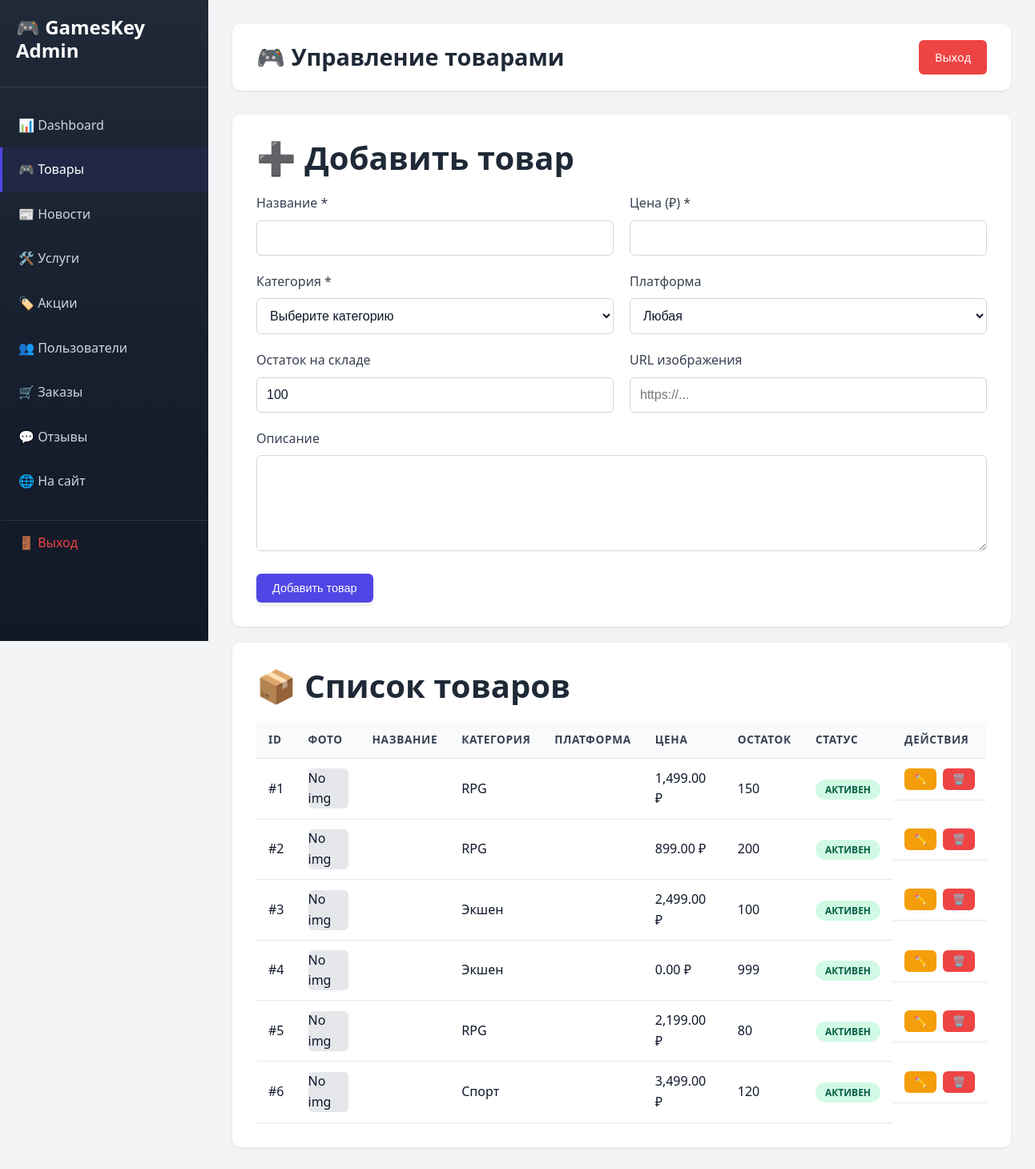
/admin/products.php (signed in), run on the app's committed database.
### tables this page shows
CREATE TABLE products (
    id INT AUTO_INCREMENT PRIMARY KEY,
    title VARCHAR(255) NOT NULL,
    slug VARCHAR(255) UNIQUE NOT NULL,
    description TEXT NOT NULL,
    short_description VARCHAR(500),
    category_id INT,
    platform_id INT,
    price DECIMAL(10, 2) NOT NULL,
    old_price DECIMAL(10, 2) NULL,
    discount_percent INT DEFAULT 0,
    image VARCHAR(255) NOT NULL,
    gallery JSON,
    stock INT DEFAULT 0,
    is_available BOOLEAN DEFAULT TRUE,
    is_popular BOOLEAN DEFAULT FALSE,
    is_featured BOOLEAN DEFAULT FALSE,
    views INT DEFAULT 0,
    rating DECIMAL(3, 2) DEFAULT 0.00,
    release_date DATE,
    developer VARCHAR(255),
    publisher VARCHAR(255),
    system_requirements JSON,
    created_at TIMESTAMP DEFAULT CURRENT_TIMESTAMP,
    updated_at TIMESTAMP DEFAULT CURRENT_TIMESTAMP ON UPDATE CURRENT_TIMESTAMP,
    FOREIGN KEY (category_id) REFERENCES categories(id) ON DELETE SET NULL,
    FOREIGN KEY (platform_id) REFERENCES platforms(id) ON DELETE SET NULL,
    INDEX idx_popular (is_popular),
    INDEX idx_featured (is_featured),
    INDEX idx_price (price),
    INDEX idx_rating (rating)
);

CREATE TABLE categories (
    id INT AUTO_INCREMENT PRIMARY KEY,
    name VARCHAR(100) NOT NULL,
    slug VARCHAR(100) UNIQUE NOT NULL,
    description TEXT,
    icon VARCHAR(255),
    created_at TIMESTAMP DEFAULT CURRENT_TIMESTAMP
);

### admin/products.php (the view, shortened to what this page needs)
<?php
require_once '../config.php';
$stmt = $pdo->query("SELECT p.*, c.name as category_name FROM products p
                     LEFT JOIN categories c ON p.category_id = c.id
                     ORDER BY p.created_at DESC");
$products = $stmt->fetchAll();
?>
<!DOCTYPE html>
<html lang="ru">
<head>
    <link rel="stylesheet" href="../style.css">
    <link rel="stylesheet" href="admin-style.css">
</head>
<body class="admin-body">
    <div class="admin-container">
        <?php include 'includes/sidebar.php'; ?>
        <main class="admin-main">
            <header class="admin-header">
                <h1>🎮 Управление товарами</h1>
                <div class="admin-user-info">
                    <a href="../logout.php" class="btn btn-danger">Выход</a>
                </div>
            </header>
            <div class="admin-form">
                <h2>➕ Добавить товар</h2>
                <form method="POST">
                    <div class="form-row">
                        <div class="form-group">
                            <label>Название *</label>
                            <input type="text" name="name" required>
                        </div>
                        <div class="form-group">
                            <label>Цена (₽) *</label>
                            <input type="number" name="price" step="0.01" min="0" required>
                        </div>
                    </div>
                    <div class="form-row">
                        <div class="form-group">
                            <label>Категория *</label>
                            <select name="category_id" required>
                                <option value="">Выберите категорию</option>
                            </select>
                        </div>
                        <div class="form-group">
                            <label>Платформа</label>
                            <select name="platform">
                                <option value="">Любая</option>
                            </select>
                        </div>
                    </div>
                    <div class="form-row">
                        <div class="form-group">
                            <label>Остаток на складе</label>
                            <input type="number" name="stock" value="100" min="0">
                        </div>
                        <div class="form-group">
                            <label>URL изображения</label>
                            <input type="url" name="image_url" placeholder="https://...">
                        </div>
                    </div>
                    <div class="form-group">
                        <label>Описание</label>
                        <textarea name="description" rows="4"></textarea>
                    </div>
                    <button type="submit" class="btn btn-primary">Добавить товар</button>
                </form>
            </div>
            <div class="admin-form">
                <h2>📦 Список товаров</h2>
                <table class="admin-table">
                    <thead>
                        <tr>
                            <th>ID</th>
                            <th>Фото</th>
                            <th>Название</th>
                            <th>Категория</th>
                            <th>Платформа</th>
                            <th>Цена</th>
                            <th>Остаток</th>
                            <th>Статус</th>
                            <th>Действия</th>
                        </tr>
                    </thead>
                    <tbody>
                        <?php foreach ($products as $product): ?>
                        <tr>
                            <td>#<?= $product['id'] ?></td>
                            <td>
                                <?php if ($product['image_url']): ?>
                                    <img src="<?= htmlspecialchars($product['image_url']) ?>" alt="" class="product-thumb">
                                <?php else: ?>
                                    <div class="product-thumb" style="background:#e5e7eb;display:flex;align-items:center;justify-content:center;">No img</div>
                                <?php endif; ?>
                            </td>
                            <td><?= htmlspecialchars($product['name']) ?></td>
                            <td><?= htmlspecialchars($product['category_name'] ?? 'Без категории') ?></td>
                            <td><?= htmlspecialchars($product['platform']) ?></td>
                            <td><?= number_format($product['price'], 2) ?> ₽</td>
                            <td><?= $product['stock'] ?></td>
                            <td>
                                <span class="status status-<?= $product['is_active'] ? 'completed' : 'cancelled' ?>">
                                    <?= $product['is_active'] ? 'Активен' : 'Неактивен' ?>
                                </span>
                            </td>
                            <td class="actions">
                                <button class="btn btn-sm btn-warning" onclick="editProduct(<?= htmlspecialchars(json_encode($product)) ?>)">✏️</button>
                                <form method="POST" style="display:inline;" onsubmit="return confirm('Удалить товар?')">
                                    <button type="submit" class="btn btn-sm btn-danger">🗑️</button>
                                </form>
                            </td>
                        </tr>
                        <?php endforeach; ?>
                    </tbody>
                </table>
            </div>
        </main>
    </div>
</body>
</html>

### admin/includes/sidebar.php
<nav class="admin-sidebar">
    <div class="admin-logo">
        <h2>🎮 GamesKey Admin</h2>
    </div>
    <ul class="admin-menu">
        <li>
            <a href="index.php" class="<?= basename($_SERVER['PHP_SELF']) == 'index.php' ? 'active' : '' ?>">
                📊 Dashboard
            </a>
        </li>
        <li>
            <a href="products.php" class="<?= basename($_SERVER['PHP_SELF']) == 'products.php' ? 'active' : '' ?>">
                🎮 Товары
            </a>
        </li>
        <li>
            <a href="news.php" class="<?= basename($_SERVER['PHP_SELF']) == 'news.php' ? 'active' : '' ?>">
                📰 Новости
            </a>
        </li>
        <li>
            <a href="services.php" class="<?= basename($_SERVER['PHP_SELF']) == 'services.php' ? 'active' : '' ?>">
                🛠️ Услуги
            </a>
        </li>
        <li>
            <a href="promotions.php" class="<?= basename($_SERVER['PHP_SELF']) == 'promotions.php' ? 'active' : '' ?>">
                🏷️ Акции
            </a>
        </li>
        <li>
            <a href="users.php" class="<?= basename($_SERVER['PHP_SELF']) == 'users.php' ? 'active' : '' ?>">
                👥 Пользователи
            </a>
        </li>
        <li>
            <a href="orders.php" class="<?= basename($_SERVER['PHP_SELF']) == 'orders.php' ? 'active' : '' ?>">
                🛒 Заказы
            </a>
        </li>
        <li>
            <a href="reviews.php" class="<?= basename($_SERVER['PHP_SELF']) == 'reviews.php' ? 'active' : '' ?>">
                💬 Отзывы
            </a>
        </li>
        <li>
            <a href="../index.php" target="_blank">
                🌐 На сайт
            </a>
        </li>
        <li>
            <a href="../logout.php" class="logout">
                🚪 Выход
            </a>
        </li>
    </ul>
</nav>

### style.css (style rules this page uses)
:root { --primary-color: #6366f1; --primary-dark: #4f46e5; --primary-light: #818cf8; --secondary-color: #ec4899; --accent-color: #f59e0b; --bg-primary: #ffffff; --bg-secondary: #f8fafc; --bg-tertiary: #f1f5f9; --bg-card: #ffffff; --text-primary: #0f172a; --text-secondary: #475569; --text-muted: #94a3b8; --border-color: #e2e8f0; --shadow-sm: 0 1px 2px 0 rgba(0, 0, 0, 0.05); --shadow-md: 0 4px 6px -1px rgba(0, 0, 0, 0.1); --shadow-lg: 0 10px 15px -3px rgba(0, 0, 0, 0.1); --shadow-xl: 0 20px 25px -5px rgba(0, 0, 0, 0.1); --success-color: #10b981; --warning-color: #f59e0b; --error-color: #ef4444; --info-color: #3b82f6; --gradient-primary: linear-gradient(135deg, #667eea 0%, #764ba2 100%); --gradient-secondary: linear-gradient(135deg, #f093fb 0%, #f5576c 100%); --gradient-gaming: linear-gradient(135deg, #4facfe 0%, #00f2fe 100%); }
* { margin: 0; padding: 0; box-sizing: border-box; }
html { scroll-behavior: smooth; font-size: 16px; }
body { font-family: 'Inter', -apple-system, BlinkMacSystemFont, 'Segoe UI', Roboto, sans-serif; background-color: var(--bg-primary); color: var(--text-primary); line-height: 1.6; transition: background-color 0.3s ease, color 0.3s ease; overflow-x: hidden; }
h1, h2, h3, h4, h5, h6 { font-weight: 700; line-height: 1.2; margin-bottom: 1rem; }
h1 { font-size: 3rem; }
h2 { font-size: 2.5rem; }
a { color: var(--primary-color); text-decoration: none; transition: color 0.3s ease; }
.btn { padding: 0.75rem 1.5rem; border-radius: 10px; border: none; font-weight: 600; cursor: pointer; transition: all 0.3s ease; display: inline-flex; align-items: center; justify-content: center; gap: 0.5rem; font-size: 1rem; text-align: center; }
.btn-primary { background: var(--gradient-primary); color: white; box-shadow: var(--shadow-md); }
.form-row { display: grid; grid-template-columns: 1fr 1fr; gap: 1rem; }
.form-group { margin-bottom: 1.5rem; }
.form-group label { display: block; margin-bottom: 0.5rem; font-weight: 600; color: var(--text-secondary); }
.form-group input, .form-group select, .form-group textarea { width: 100%; padding: 0.875rem 1rem; border: 2px solid var(--border-color); border-radius: 10px; background: var(--bg-primary); color: var(--text-primary); font-size: 1rem; transition: all 0.3s ease; }
.status-completed { background: #d1fae5; color: #059669; }

### data on the page
products: id "1", shows "No img", category.name "RPG", price "1,499.00", stock "150", is_active "АКТИВЕН"
products: id "2", shows "No img", category.name "RPG", price "899.00", stock "200", is_active "АКТИВЕН"
products: id "3", shows "No img", category.name "Экшен", price "2,499.00", stock "100", is_active "АКТИВЕН"
products: id "4", shows "No img", category.name "Экшен", price "0.00", stock "999", is_active "АКТИВЕН"
products: id "5", shows "No img", category.name "RPG", price "2,199.00", stock "80", is_active "АКТИВЕН"
products: id "6", shows "No img", category.name "Спорт", price "3,499.00", stock "120", is_active "АКТИВЕН"
